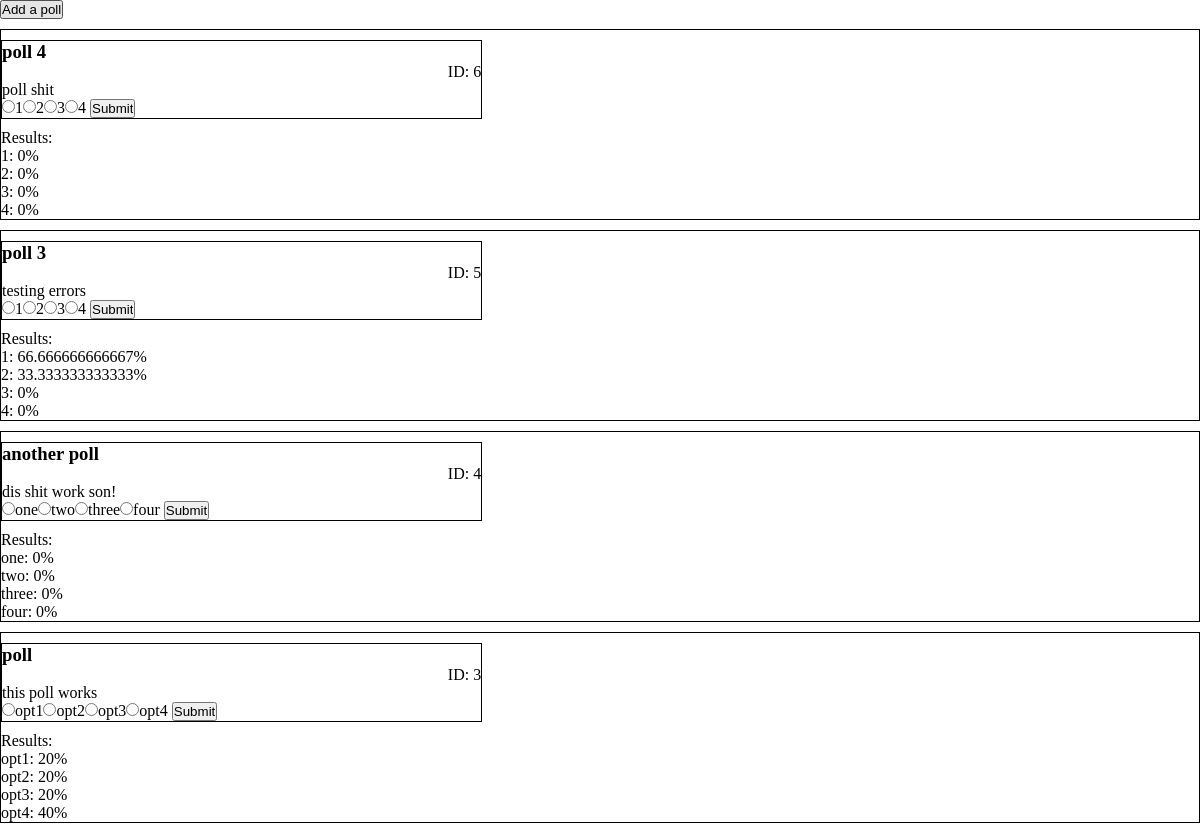
The page / on the database its author committed.
### tables this page shows
CREATE TABLE IF NOT EXISTS `polls` (
  `id` int(11) NOT NULL AUTO_INCREMENT,
  `name` varchar(255) DEFAULT NULL,
  `description` text,
  `created_at` datetime DEFAULT NULL,
  `updated_at` datetime DEFAULT NULL,
  PRIMARY KEY (`id`)
);

CREATE TABLE IF NOT EXISTS `poll_options` (
  `id` int(11) NOT NULL AUTO_INCREMENT,
  `poll_id` int(11) NOT NULL,
  `name` varchar(255) DEFAULT NULL,
  `created_at` datetime DEFAULT NULL,
  `updated_at` datetime DEFAULT NULL,
  PRIMARY KEY (`id`),
  KEY `fk_poll_options_polls1_idx` (`poll_id`)
);

### new_connection.php (called while the page is built, shortened)
<?php
$connection = new mysqli(DB_HOST, DB_USER, DB_PASS, DB_DATABASE);
function fetch_all($query)
{
	$data = array();
	global $connection;
	$result = $connection->query($query);
	if($result)
	{
		while($row = mysqli_fetch_assoc($result))
		{
			$data[] = $row;
		}
	}
	return $data;
}
?>

### index.php (the view, shortened to what this page needs)
<?php
require('new_connection.php');
?>
<!DOCTYPE HTML>
<html lang="en">
<head>
	<link rel="stylesheet" type="text/css" href="index_css.css">
</head>
<body>
	<form action="add_poll.php">
		<input type="submit" value="Add a poll">
	</form>
	<?php
		$polls = fetch_all("SELECT * FROM green_belt.polls ORDER BY created_at DESC");
		foreach ($polls as $poll)
		{
			$options = fetch_all("SELECT * FROM green_belt.poll_options WHERE poll_id = {$poll['id']}");
			$total_results = count(fetch_all("SELECT * FROM green_belt.poll_results WHERE poll_id = {$poll['id']}"));
			echo '
					<div class="container">
	 					<div class="poll">
	 						<h3>' . $poll['name'] . '</h3>
	 						<p class="id">ID: ' . $poll['id'] . '</p>
	 						<p>' . $poll['description'] . '</p>
					 		<form action="process.php" method="post">
					 			<input type="hidden" name="action" value="vote">
					 			<input type="hidden" name="poll_id" value="'. $poll['id'] .'">
					';
						foreach ($options as $option)
						{
							echo '<label><input type="radio" name="opt" value="' . $option['id'] . '">' . $option['name'] . '</label>';
						}
			echo		 '
					 			<input type="submit" value="Submit">
					 		</form>
					 	</div>
					 	<p>Results: </p>';
					 	foreach($options as $option)
					 	{
					 		$results = count(fetch_all("SELECT * FROM green_belt.poll_results WHERE poll_option_id = {$option['id']}"));
					 		if($total_results == 0)
					 		{
					 			$percent = 0;
					 		}
					 		else
					 		{
					 			$percent = $results * 100/$total_results;
					 		}
					 		echo "<p>" . $option['name'] . ":  " . $percent . "%</p>";
					 	}
			echo		 '
					 </div>
					 ';
		}
	 ?>
</body>
</html>

### index_css.css (style rules this page uses)
* { margin: 0; padding: 0; }
.poll { border: 1px solid black; margin: 10px 0 10px 0; width: 40%; }
.container { margin: 10px 0 10px 0; border: 1px solid black; }
.id { text-align: right; }

### rows shown on the page
polls: name "poll 4", id "6", description "poll shit"
poll_options: name "1", percent "0"
poll_options: name "2", percent "0"
poll_options: name "3", percent "0"
poll_options: name "4", percent "0"
polls: name "poll 3", id "5", description "testing errors"
poll_options: name "1", percent "66.666666666667"
poll_options: name "2", percent "33.333333333333"
poll_options: name "3", percent "0"
poll_options: name "4", percent "0"
polls: name "another poll", id "4", description "dis shit work son!"
poll_options: name "one", percent "0"
poll_options: name "two", percent "0"
poll_options: name "three", percent "0"
poll_options: name "four", percent "0"
polls: name "poll", id "3", description "this poll works"
poll_options: name "opt1", percent "20"
poll_options: name "opt2", percent "20"
poll_options: name "opt3", percent "20"
poll_options: name "opt4", percent "40"
